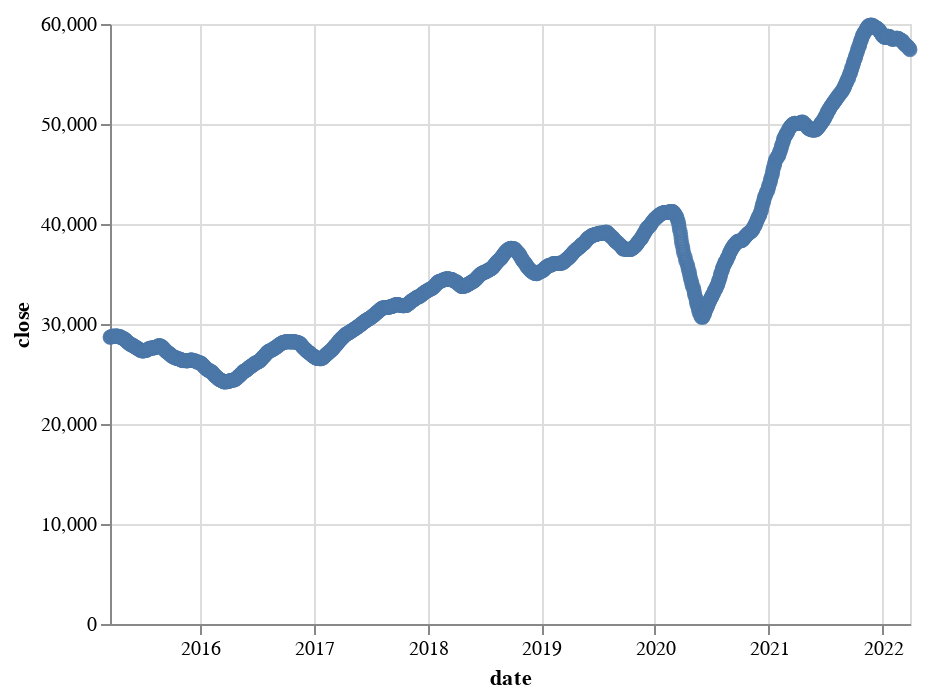

Notebook code cell kept with this figure:
### Code cell
alt.Chart(altdata_fiftydays).mark_point().encode(
    x='date',
    y='close'
)

### Figure 1 — Vega-Lite specification as saved in the notebook (floating-point values rounded to 4 significant figures; data arrays with more than 128 entries replaced by an {"elided": "..."} marker saying what was removed)
{"config": {"view": {"continuousWidth": 400, "continuousHeight": 300}}, "data": {"name": "data-9d7c24fb1a3f4973243e38a26a9949d9"}, "mark": "point", "encoding": {"x": {"type": "temporal", "field": "date"}, "y": {"type": "quantitative", "field": "close"}}, "$schema": "https://vega.github.io/schema/vega-lite/v4.8.1.json", "datasets": {"data-9d7c24fb1a3f4973243e38a26a9949d9": {"elided": "1731 records"}}}
